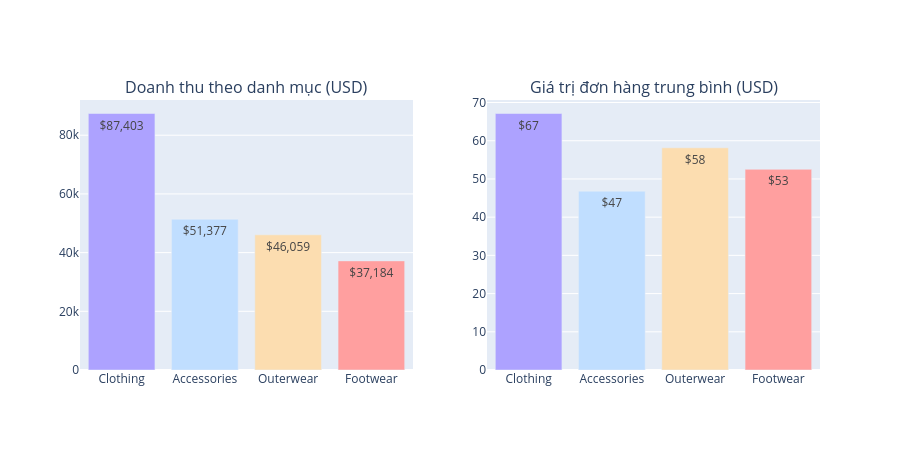

Here is the notebook cell this chart was saved with:
### Markdown cell above
### Doanh thu & số đơn hàng theo danh mục sản phẩm

### Code cell
# Doanh thu & số lượng đơn hàng theo danh mục
cat_analysis = df.groupby("Category").agg(
    Revenue=("Price_in_USD", "sum"),
    Orders=("Customer_ID", "count"),
    Avg_Order_Value=("Price_in_USD", "mean")
).sort_values("Revenue", ascending=False)

fig = make_subplots(
    rows=1, cols=2,
    subplot_titles=["Doanh thu theo danh mục (USD)", "Giá trị đơn hàng trung bình (USD)"]
)

fig.add_trace(go.Bar(
    x=cat_analysis.index, y=cat_analysis['Revenue'],
    marker_color=PALETTE[:4],
    text=cat_analysis['Revenue'].apply(lambda x: f"${x:,.0f}"),
    textposition='auto',
    hovertemplate="<b>%{x}</b><br>Doanh thu: $%{y:,.0f}<extra></extra>"
), row=1, col=1)

fig.add_trace(go.Bar(
    x=cat_analysis.index, y=cat_analysis['Avg_Order_Value'],
    marker_color=PALETTE[:4],
    text=cat_analysis['Avg_Order_Value'].apply(lambda x: f"${x:.0f}"),
    textposition='auto',
    hovertemplate="<b>%{x}</b><br>AOV: $%{y:.0f}<extra></extra>"
), row=1, col=2)

fig.update_layout(showlegend=False, title_font_size=22, height=450)
fig.show()

print(cat_analysis.to_string())

### Figure 1 — Plotly figure (JSON) as saved in the notebook; plotly's stock layout.template omitted (floating-point values rounded to 4 significant figures)
{"data": [{"hovertemplate": "<b>%{x}</b><br>Doanh thu: $%{y:,.0f}<extra></extra>", "marker": {"color": ["#ADA2FF", "#C0DEFF", "#FCDDB0", "#FF9F9F"]}, "text": ["$87,403", "$51,377", "$46,059", "$37,184"], "textposition": "auto", "type": "bar", "x": ["Clothing", "Accessories", "Outerwear", "Footwear"], "xaxis": "x", "y": [87403, 51377, 46059, 37184], "yaxis": "y"}, {"hovertemplate": "<b>%{x}</b><br>AOV: $%{y:.0f}<extra></extra>", "marker": {"color": ["#ADA2FF", "#C0DEFF", "#FCDDB0", "#FF9F9F"]}, "text": ["$67", "$47", "$58", "$53"], "textposition": "auto", "type": "bar", "x": ["Clothing", "Accessories", "Outerwear", "Footwear"], "xaxis": "x2", "y": [67.13, 46.79, 58.16, 52.52], "yaxis": "y2"}], "layout": {"annotations": [{"font": {"size": 16}, "showarrow": false, "text": "Doanh thu theo danh mục (USD)", "x": 0.225, "xanchor": "center", "xref": "paper", "y": 1, "yanchor": "bottom", "yref": "paper"}, {"font": {"size": 16}, "showarrow": false, "text": "Giá trị đơn hàng trung bình (USD)", "x": 0.775, "xanchor": "center", "xref": "paper", "y": 1, "yanchor": "bottom", "yref": "paper"}], "height": 450, "showlegend": false, "title": {"font": {"size": 22}}, "xaxis": {"anchor": "y", "domain": [0, 0.45]}, "xaxis2": {"anchor": "y2", "domain": [0.55, 1]}, "yaxis": {"anchor": "x", "domain": [0, 1]}, "yaxis2": {"anchor": "x2", "domain": [0, 1]}}}
